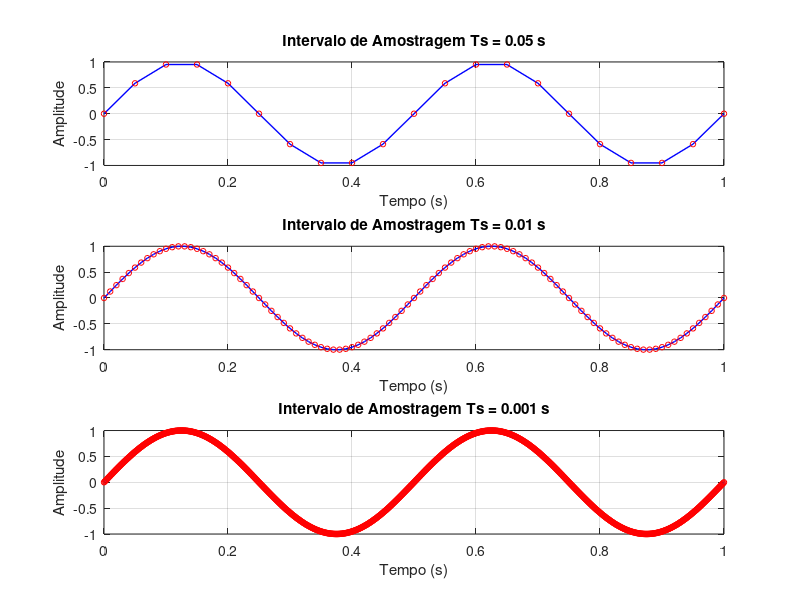

MATLAB code to generate this figure:
% exercicio_1_5.m - Lista 1 Semmlow
clc; clear;

f = 2; % Frequência de 2 Hz
T_total = 1; % Duração de 1 segundo
Ts_list = [0.05, 0.01, 0.001]; % Intervalos de amostragem solicitados

figure('Name', 'Exercicio 1.5 - Amostragem');

for ii = 1:length(Ts_list)
    Ts = Ts_list(ii);
    t = 0:Ts:T_total;
    y = sin(2 * pi * f * t);
    
    subplot(3, 1, ii);
    plot(t, y, 'b-', 'LineWidth', 1); % Linha contínua
    hold on;
    plot(t, y, 'ro', 'MarkerSize', 4); % Pontos individuais
    
    title(['Intervalo de Amostragem Ts = ', num2str(Ts), ' s']);
    xlabel('Tempo (s)');
    ylabel('Amplitude');
    grid on;
end

% Interpretação Acadêmica: 
% Observa-se que com Ts = 0.05s, temos apenas 10 pontos por ciclo (20 no total).
% A curva parece "facetada". Com Ts = 0.001s, a reconstrução visual é contínua.
% O Capítulo 3 detalhará que, para evitar perda de informação (Aliasing), 
% a frequência de amostragem fs deve ser > 2 * f_max (Teorema de Nyquist).
